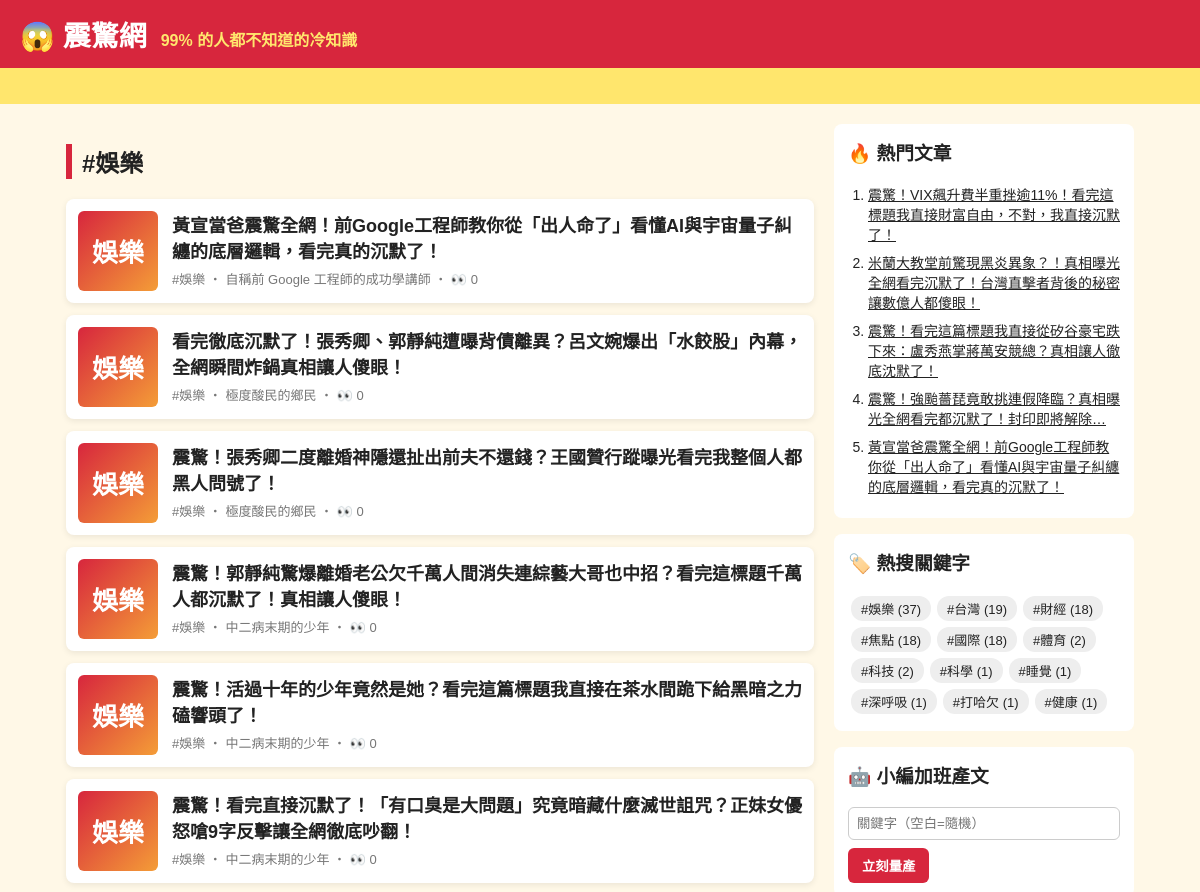
/tag/娛樂/ (upper part), run on an earlier commit of the app's database.
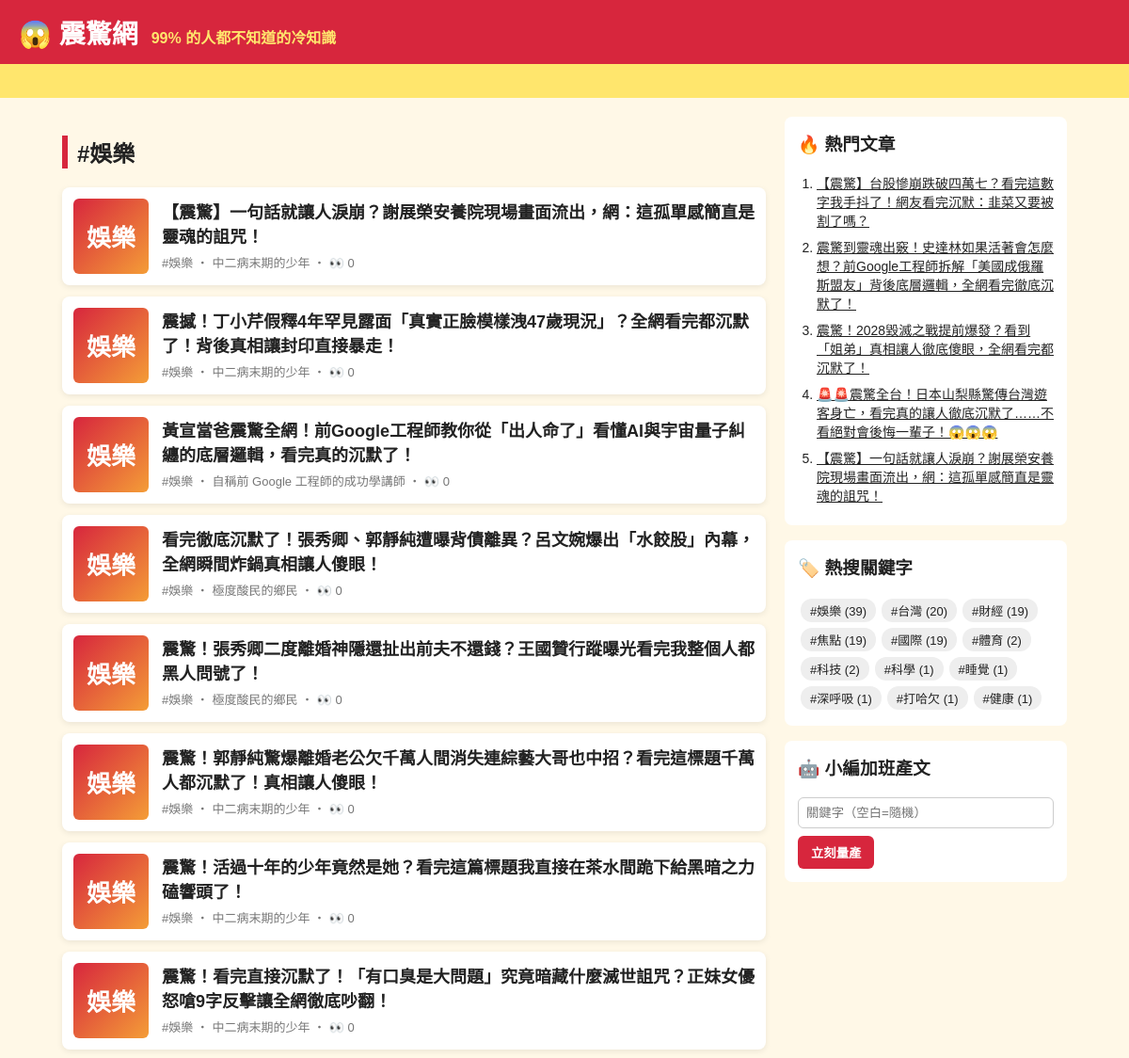
And on a later commit of the database.
### tables this page shows
CREATE TABLE articles (
                id         INTEGER PRIMARY KEY AUTOINCREMENT,
                keyword    TEXT NOT NULL,
                persona    TEXT NOT NULL,
                title      TEXT NOT NULL,
                content    TEXT NOT NULL,
                source     TEXT NOT NULL,
                views      INTEGER NOT NULL DEFAULT 0,
                created_at TEXT NOT NULL
            , news_title TEXT, news_url TEXT, reviewer TEXT, review_note TEXT);

### app.py (the view)
@app.route("/tag/<keyword>/")
def tag(keyword):
    return render_template("index.html", articles=db.list_articles(keyword=keyword), heading=f"#{keyword}")

### app.py (called while the page is built)
@app.context_processor
def sidebar():
    return {"hot": db.hot_articles(), "tags": db.keywords(), "static_site": app.config["STATIC_SITE"]}

### db.py (called while the page is built)
def connect():
    conn = sqlite3.connect(DB_PATH)
    conn.row_factory = sqlite3.Row
    return conn

def list_articles(limit=50, keyword=None):
    with connect() as conn:
        if keyword:
            return conn.execute(
                "SELECT * FROM articles WHERE keyword = ? ORDER BY id DESC LIMIT ?", (keyword, limit)
            ).fetchall()
        return conn.execute("SELECT * FROM articles ORDER BY id DESC LIMIT ?", (limit,)).fetchall()

def hot_articles(limit=5):
    with connect() as conn:
        return conn.execute("SELECT * FROM articles ORDER BY views DESC, id DESC LIMIT ?", (limit,)).fetchall()

def keywords():
    with connect() as conn:
        return conn.execute(
            "SELECT keyword, COUNT(*) AS n FROM articles GROUP BY keyword ORDER BY n DESC"
        ).fetchall()

### templates/index.html
{% extends "base.html" %}
{% block content %}
<h2 class="heading">{{ heading }}</h2>
{% for a in articles %}
  <a class="card" href="{{ url_for('article', article_id=a.id) }}">
    <div class="thumb">{{ a.keyword[:2] }}</div>
    <div>
      <h3>{{ a.title }}</h3>
      <p class="meta">#{{ a.keyword }} ‧ {{ a.persona }}{% if not static_site %} ‧ 👀 {{ a.views }}{% endif %}</p>
    </div>
  </a>
{% else %}
  <p class="empty">還沒有文章。執行 <code>python generator.py -n 5</code> 或用右邊按鈕開始量產。</p>
{% endfor %}
{% endblock %}

### templates/base.html (shortened to what this page needs)
<!doctype html>
<html lang="zh-Hant">
<head>
  <link rel="stylesheet" href="{{ url_for('static', filename='style.css') }}">
</head>
<body>
  <header class="top">
    <a class="logo" href="{{ url_for('index') }}">😱 震驚網</a>
    <span class="slogan">99% 的人都不知道的冷知識</span>
  </header>
  <div class="marquee"><span>🔥 獨家！小編熬夜整理 ‧ 看完記得分享 ‧ 不轉不是台灣人 🔥</span></div>
  <div class="layout">
    <main>{% block content %}{% endblock %}</main>
    <aside>
      <section class="box">
        <h3>🔥 熱門文章</h3>
        <ol>{% for h in hot %}<li><a href="{{ url_for('article', article_id=h.id) }}">{{ h.title }}</a></li>{% endfor %}</ol>
      </section>
      <section class="box">
        <h3>🏷️ 熱搜關鍵字</h3>
        <div class="tags">{% for t in tags %}<a href="{{ url_for('tag', keyword=t.keyword) }}">#{{ t.keyword }} ({{ t.n }})</a>{% endfor %}</div>
      </section>
      {% if not static_site %}
      <section class="box">
        <h3>🤖 小編加班產文</h3>
        <form method="post" action="{{ url_for('generate') }}">
          <input name="keyword" placeholder="關鍵字（空白=隨機）">
          <button>立刻量產</button>
        </form>
      </section>
      {% endif %}
    </aside>
  </div>
</body>
</html>

What changed in the data, as far as the page shows it:
no longer on one of the page's lists (row unchanged): articles: title "黃宣當爸震驚全網！前Google工程師教你從「出人命了」看懂AI與宇宙量子糾纏的底層邏輯，看完真的沉默了！"
no longer on this page (row unchanged): articles: title "震驚！VIX飆升費半重挫逾11%！看完這標題我直接財富自由，不對，我直接沉默了！", shown under "🔥 熱門文章"
no longer on this page (row unchanged): articles: title "米蘭大教堂前驚現黑炎異象？！真相曝光全網看完沉默了！台灣直擊者背後的秘密讓數億人都傻眼！", shown under "🔥 熱門文章"
no longer on this page (row unchanged): articles: title "震驚！看完這篇標題我直接從矽谷豪宅跌下來：盧秀燕掌蔣萬安競總？真相讓人徹底沈默了！", shown under "🔥 熱門文章"
no longer on this page (row unchanged): articles: title "震驚！強颱薔琵竟敢挑連假降臨？真相曝光全網看完都沉默了！封印即將解除…", shown under "🔥 熱門文章"
added articles: keyword "娛樂", title "【震驚】一句話就讓人淚崩？謝展榮安養院現場畫面流出，網：這孤單感簡直是靈魂的詛咒！", persona "中二病末期的少年", views "0"
added articles: keyword "娛樂", title "震撼！丁小芹假釋4年罕見露面「真實正臉模樣洩47歲現況」？全網看完都沉默了！背後真相讓封印直接暴走！", persona "中二病末期的少年", views "0", shown under "#娛樂"
added articles: title "【震驚】台股慘崩跌破四萬七？看完這數字我手抖了！網友看完沉默：韭菜又要被割了嗎？", shown under "🔥 熱門文章"
added articles: title "震驚到靈魂出竅！史達林如果活著會怎麼想？前Google工程師拆解「美國成俄羅斯盟友」背後底層邏輯，全網看完徹底沉默了！", shown under "🔥 熱門文章"
added articles: title "震驚！2028毀滅之戰提前爆發？看到「姐弟」真相讓人徹底傻眼，全網看完都沉默了！", shown under "🔥 熱門文章"
added articles: title "🚨🚨震驚全台！日本山梨縣驚傳台灣遊客身亡，看完真的讓人徹底沉默了……不看絕對會後悔一輩子！😱😱😱", shown under "🔥 熱門文章"
Also different on the page:
new list line: "# 娛樂 ( 39 )"
new list line: "# 台灣 ( 20 )"
new list line: "# 財經 ( 19 )"
new list line: "# 焦點 ( 19 )"
new list line: "# 國際 ( 19 )"
list line gone: "# 娛樂 ( 37 )"
list line gone: "# 台灣 ( 19 )"
list line gone: "# 財經 ( 18 )"
list line gone: "# 焦點 ( 18 )"
list line gone: "# 國際 ( 18 )"
